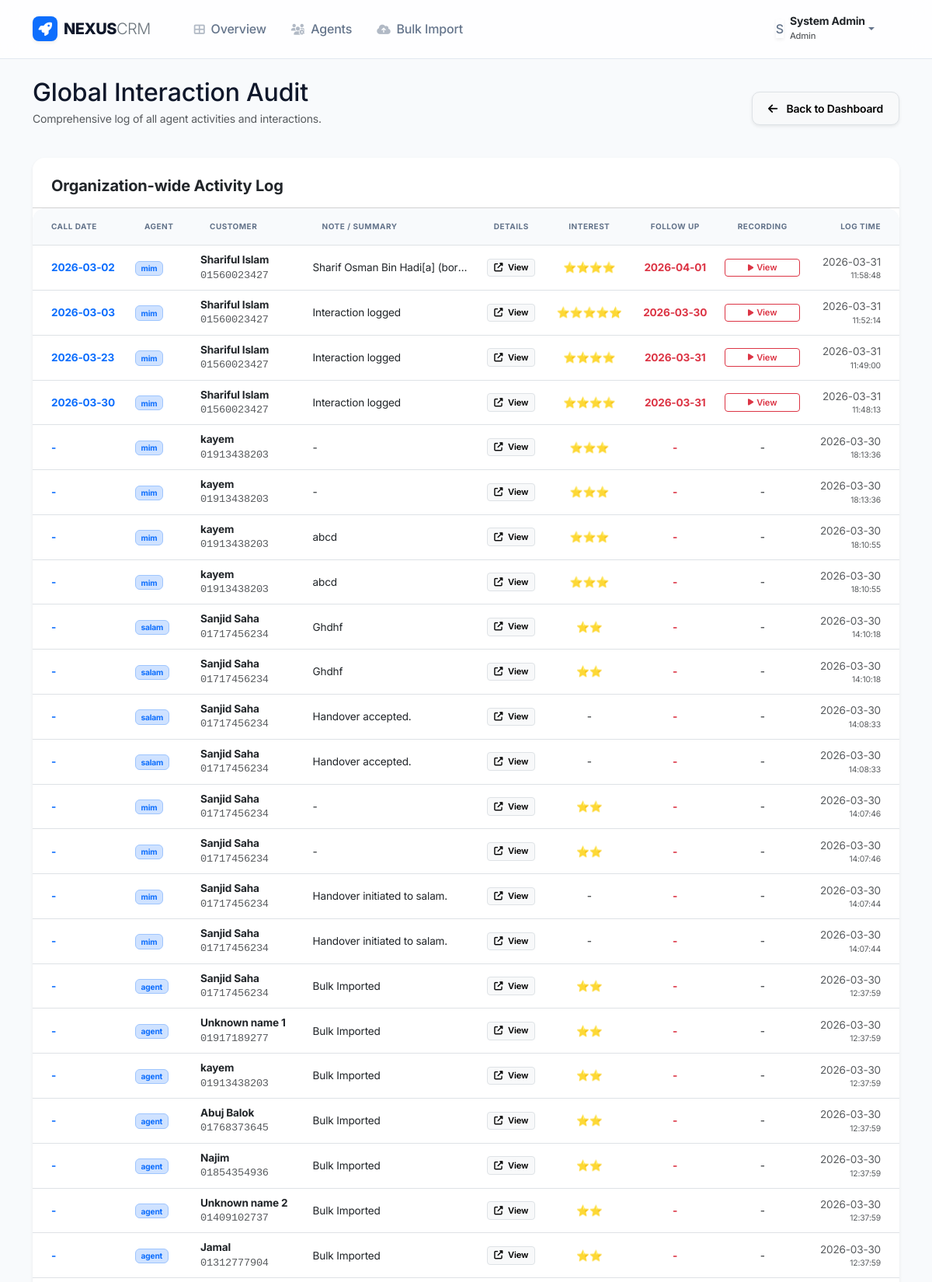
/dashboard/admin/history (signed in, upper part), run on the app's committed database.
### tables this page shows
CREATE TABLE notes_history (
        id INTEGER PRIMARY KEY AUTOINCREMENT,
        lead_id INTEGER,
        timestamp TEXT,
        agent TEXT,
        note TEXT,
        visit_interested TEXT,
        visit_date TEXT,
        call_recording TEXT,
        followup_date TEXT,
        interest_star INTEGER, call_date TEXT,
        FOREIGN KEY (lead_id) REFERENCES leads (id)
    );

CREATE TABLE leads (
        id INTEGER PRIMARY KEY,
        name TEXT,
        phone TEXT,
        profession TEXT,
        location TEXT,
        note TEXT,
        interest_star INTEGER DEFAULT 0,
        visit_interested TEXT,
        visit_date TEXT,
        recording_date TEXT,
        followup_date TEXT,
        status TEXT,
        agent TEXT,
        timestamp TEXT,
        last_updated TEXT
    , address TEXT);

### dashboard/crm_routes.py (the view)
@dashboard_bp.route('/admin/history')
@admin_required
def admin_history():
    history = db.get_global_history()
    return render_template('admin_history.html', history=history)

### auth/login.py (called while the page is built)
def admin_required(f):
    @wraps(f)
    def decorated_function(*args, **kwargs):
        if 'user' not in session or session['user']['Role'] != Config.ROLE_ADMIN:
            flash("Access denied. Admin privileges required.", "danger")
            return redirect(url_for('dashboard.index'))
        return f(*args, **kwargs)
    return decorated_function

### utils/db_handler.py (called while the page is built)
    def _get_connection(self):
        conn = sqlite3.connect(self.db_path)
        conn.row_factory = sqlite3.Row  # This allows accessing columns by name
        return conn

    def get_global_history(self):
        conn = self._get_connection()
        query = """
            SELECT h.*, l.name as lead_name, l.phone as lead_phone
            FROM notes_history h
            LEFT JOIN leads l ON h.lead_id = l.id
            ORDER BY h.timestamp DESC
        """
        df = pd.read_sql_query(query, conn)
        conn.close()
        history = []
        for _, row in df.iterrows():
            d = self._map_history_row(row)
            d['CustomerName'] = row.get('lead_name')
            d['CustomerPhone'] = row.get('lead_phone')
            history.append(d)
        return history

    def _map_history_row(self, row):
        if row is None: return None
        d = dict(row)
        return {
            'ID': d.get('id'),
            'LeadID': d.get('lead_id'),
            'Timestamp': d.get('timestamp'),
            'Agent': d.get('agent'),
            'Note': d.get('note'),
            'VisitInterested': d.get('visit_interested'),
            'VisitDate': d.get('visit_date'),
            'RecordingURL': d.get('call_recording'),
            'CallDate': d.get('call_date'),
            'FollowUpDate': d.get('followup_date'),
            'InterestStar': d.get('interest_star')
        }

### templates/admin_history.html (shortened to what this page needs)
{% extends "layout.html" %}
{% block content %}
<div class="row align-items-center mb-4">
    <div class="col-md-6 col-sm-12">
        <h2 class="fw-800 mb-1">Global Interaction Audit</h2>
        <p class="text-muted small">Comprehensive log of all agent activities and interactions.</p>
    </div>
    <div class="col-md-6 col-sm-12 text-md-end mt-3 mt-md-0">
        <a href="{{ url_for('dashboard.index') }}" class="btn btn-light border shadow-sm">
            <i class="fas fa-arrow-left me-2"></i> Back to Dashboard
        </a>
    </div>
</div>
<div class="card border-0 shadow-sm rounded-4 overflow-hidden mb-5">
    <div class="card-header bg-white p-4 pb-3">
        <h5 class="fw-bold mb-0">Organization-wide Activity Log</h5>
    </div>
    <div class="table-responsive">
        <table class="table table-hover mb-0 align-middle" style="font-size: 0.85rem;">
            <thead class="bg-light">
                <tr>
                    <th class="ps-4">Call Date</th>
                    <th>Agent</th>
                    <th>Customer</th>
                    <th>Note / Summary</th>
                    <th class="text-center">Details</th>
                    <th class="text-center">Interest</th>
                    <th class="text-center">Follow Up</th>
                    <th class="text-center">Recording</th>
                    <th class="pe-4 text-end">Log Time</th>
                </tr>
            </thead>
            <tbody>
                {% for entry in history %}
                <tr>
                    <td class="ps-4 fw-bold text-primary">{{ entry.CallDate if entry.CallDate else '-' }}</td>
                    <td><span class="badge bg-primary-subtle text-primary border border-primary-subtle">{{ entry.Agent }}</span></td>
                    <td>
                        <div class="fw-bold text-dark">{{ entry.CustomerName or 'Deleted Customer' }}</div>
                        <div class="smaller text-muted font-monospace">{{ entry.CustomerPhone or '-' }}</div>
                    </td>
                    <td style="max-width: 200px;" class="text-truncate">{{ entry.Note or '-' }}</td>
                    <td class="text-center">
                        <a href="{{ url_for('dashboard.history_detail', history_id=entry.ID) }}" target="_blank" class="btn btn-xs btn-light border px-2">
                            <i class="fas fa-external-link-alt me-1"></i> View
                        </a>
                    </td>
                    <td class="text-center">
                        {% if entry.InterestStar %}
                        <span class="text-warning">{% for i in range(entry.InterestStar|int) %}⭐{% endfor %}</span>
                        {% else %}-{% endif %}
                    </td>
                    <td class="text-center">
                        <span class="text-danger fw-bold">{{ entry.FollowUpDate if entry.FollowUpDate else '-' }}</span>
                    </td>
                    <td class="text-center">
                        {% if entry.RecordingURL %}
                        <a href="{{ entry.RecordingURL }}" target="_blank" class="btn btn-xs btn-outline-danger px-2 d-flex align-items-center justify-content-center gap-1">
                            <i class="fas fa-play" style="font-size: 0.6rem;"></i> <span>View</span>
                        </a>
                        {% else %}-{% endif %}
                    </td>
                    <td class="pe-4 text-end text-muted smaller">
                        <div>{{ entry.Timestamp.split(' ')[0] if entry.Timestamp else '' }}</div>
                        <div style="font-size: 0.65rem;">{{ entry.Timestamp.split(' ')[1] if entry.Timestamp and ' ' in entry.Timestamp else '' }}</div>
                    </td>
                </tr>
                {% endfor %}
            </tbody>
        </table>
    </div>
</div>
{% endblock %}

### templates/layout.html (style rules this page uses)
:root { --primary: #4f46e5; --primary-soft: #eef2ff; --secondary: #6366f1; --success: #10b981; --warning: #f59e0b; --danger: #ef4444; --background: #f8fafc; --surface: #ffffff; --text-main: #0f172a; --text-muted: #64748b; --border: #e2e8f0; --radius-sm: 8px; --radius: 16px; --radius-lg: 24px; --shadow-sm: 0 1px 2px 0 rgb(0 0 0 / 0.05); --shadow: 0 4px 6px -1px rgb(0 0 0 / 0.1), 0 2px 4px -2px rgb(0 0 0 / 0.1); --shadow-md: 0 10px 15px -3px rgb(0 0 0 / 0.1), 0 4px 6px -4px rgb(0 0 0 / 0.1); --glass: rgba(255, 255, 255, 0.8); }
body { font-family: 'Inter', system-ui, -apple-system, sans-serif; background-color: var(--background); color: var(--text-main); letter-spacing: -0.011em; line-height: 1.5; overflow-x: hidden; }
.card { border: 1px solid var(--border); border-radius: var(--radius); box-shadow: var(--shadow-sm); background: var(--surface); overflow: hidden; }
.btn { border-radius: 10px; padding: 0.625rem 1.25rem; font-weight: 600; font-size: 0.875rem; transition: all 0.2s cubic-bezier(0.4, 0, 0.2, 1); }
.table-responsive { border-radius: var(--radius); scrollbar-width: thin; }
.table thead th { background: #f8fafc; color: var(--text-muted); font-size: 0.625rem; font-weight: 700; text-transform: uppercase; letter-spacing: 0.05em; border-top: none; padding: 1rem 1.25rem; }

### templates/admin_history.html (style rules this page uses)
.btn-xs { padding: 0.15rem 0.4rem; font-size: 0.7rem; border-radius: 4px; }

### data on the page
notes_history: call_date "2026-03-02", Agent "mim", name "Shariful Islam", phone "01560023427", note "Sharif Osman Bin Hadi[a] (bor…", followup_date "2026-04-01", Timestamp "2026-03-31", Timestamp "11:58:48"
notes_history: call_date "2026-03-03", Agent "mim", name "Shariful Islam", phone "01560023427", note "Interaction logged", followup_date "2026-03-30", Timestamp "2026-03-31", Timestamp "11:52:14"
notes_history: call_date "2026-03-23", Agent "mim", name "Shariful Islam", phone "01560023427", note "Interaction logged", followup_date "2026-03-31", Timestamp "2026-03-31", Timestamp "11:49:00"
notes_history: call_date "2026-03-30", Agent "mim", name "Shariful Islam", phone "01560023427", note "Interaction logged", followup_date "2026-03-31", Timestamp "2026-03-31", Timestamp "11:48:13"
notes_history: CallDate "-", Agent "mim", name "kayem", phone "01913438203", note "-", FollowUpDate "-", Timestamp "2026-03-30", Timestamp "18:13:36"
notes_history: CallDate "-", Agent "mim", name "kayem", phone "01913438203", note "-", FollowUpDate "-", Timestamp "2026-03-30", Timestamp "18:13:36"
notes_history: CallDate "-", Agent "mim", name "kayem", phone "01913438203", note "abcd", FollowUpDate "-", Timestamp "2026-03-30", Timestamp "18:10:55"
notes_history: CallDate "-", Agent "mim", name "kayem", phone "01913438203", note "abcd", FollowUpDate "-", Timestamp "2026-03-30", Timestamp "18:10:55"
notes_history: CallDate "-", Agent "salam", name "Sanjid Saha", phone "01717456234", note "Ghdhf", FollowUpDate "-", Timestamp "2026-03-30", Timestamp "14:10:18"
notes_history: CallDate "-", Agent "salam", name "Sanjid Saha", phone "01717456234", note "Ghdhf", FollowUpDate "-", Timestamp "2026-03-30", Timestamp "14:10:18"
notes_history: CallDate "-", Agent "salam", name "Sanjid Saha", phone "01717456234", note "Handover accepted.", FollowUpDate "-", Timestamp "2026-03-30", Timestamp "14:08:33"
notes_history: CallDate "-", Agent "salam", name "Sanjid Saha", phone "01717456234", note "Handover accepted.", FollowUpDate "-", Timestamp "2026-03-30", Timestamp "14:08:33"
notes_history: CallDate "-", Agent "mim", name "Sanjid Saha", phone "01717456234", note "-", FollowUpDate "-", Timestamp "2026-03-30", Timestamp "14:07:46"
notes_history: CallDate "-", Agent "mim", name "Sanjid Saha", phone "01717456234", note "-", FollowUpDate "-", Timestamp "2026-03-30", Timestamp "14:07:46"
notes_history: CallDate "-", Agent "mim", name "Sanjid Saha", phone "01717456234", note "Handover initiated to salam.", FollowUpDate "-", Timestamp "2026-03-30", Timestamp "14:07:44"
notes_history: CallDate "-", Agent "mim", name "Sanjid Saha", phone "01717456234", note "Handover initiated to salam.", FollowUpDate "-", Timestamp "2026-03-30", Timestamp "14:07:44"
notes_history: CallDate "-", Agent "agent", name "Sanjid Saha", phone "01717456234", note "Bulk Imported", FollowUpDate "-", Timestamp "2026-03-30", Timestamp "12:37:59"
notes_history: CallDate "-", Agent "agent", name "Unknown name 1", phone "01917189277", note "Bulk Imported", FollowUpDate "-", Timestamp "2026-03-30", Timestamp "12:37:59"
notes_history: CallDate "-", Agent "agent", name "kayem", phone "01913438203", note "Bulk Imported", FollowUpDate "-", Timestamp "2026-03-30", Timestamp "12:37:59"
notes_history: CallDate "-", Agent "agent", name "Abuj Balok", phone "01768373645", note "Bulk Imported", FollowUpDate "-", Timestamp "2026-03-30", Timestamp "12:37:59"
notes_history: CallDate "-", Agent "agent", name "Najim", phone "01854354936", note "Bulk Imported", FollowUpDate "-", Timestamp "2026-03-30", Timestamp "12:37:59"
notes_history: CallDate "-", Agent "agent", name "Unknown name 2", phone "01409102737", note "Bulk Imported", FollowUpDate "-", Timestamp "2026-03-30", Timestamp "12:37:59"
notes_history: CallDate "-", Agent "agent", name "Jamal", phone "01312777904", note "Bulk Imported", FollowUpDate "-", Timestamp "2026-03-30", Timestamp "12:37:59"

### other printed values
{{ session.user.Name[0]|upper }} "S"
{{ session.user.Name }} "System Admin"
{{ session.user.Role }} "Admin"
